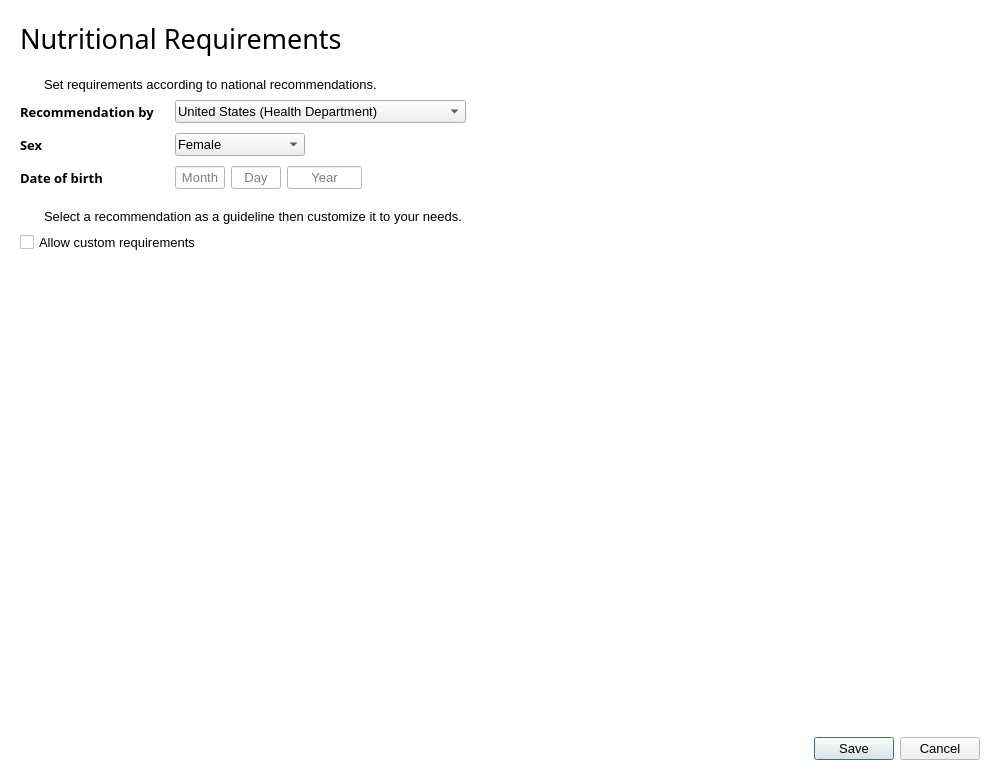
<?xml version="1.0" encoding="UTF-8"?>
<ui version="4.0">
 <class>RequirementsWindow</class>
 <widget class="QDialog" name="RequirementsWindow">
  <property name="geometry">
   <rect>
    <x>0</x>
    <y>0</y>
    <width>1000</width>
    <height>780</height>
   </rect>
  </property>
  <property name="maximumSize">
   <size>
    <width>1600</width>
    <height>16777215</height>
   </size>
  </property>
  <property name="palette">
   <palette>
    <active>
     <colorrole role="Base">
      <brush brushstyle="SolidPattern">
       <color alpha="255">
        <red>255</red>
        <green>255</green>
        <blue>255</blue>
       </color>
      </brush>
     </colorrole>
     <colorrole role="Window">
      <brush brushstyle="SolidPattern">
       <color alpha="255">
        <red>255</red>
        <green>255</green>
        <blue>255</blue>
       </color>
      </brush>
     </colorrole>
    </active>
    <inactive>
     <colorrole role="Base">
      <brush brushstyle="SolidPattern">
       <color alpha="255">
        <red>255</red>
        <green>255</green>
        <blue>255</blue>
       </color>
      </brush>
     </colorrole>
     <colorrole role="Window">
      <brush brushstyle="SolidPattern">
       <color alpha="255">
        <red>255</red>
        <green>255</green>
        <blue>255</blue>
       </color>
      </brush>
     </colorrole>
    </inactive>
    <disabled>
     <colorrole role="Base">
      <brush brushstyle="SolidPattern">
       <color alpha="255">
        <red>255</red>
        <green>255</green>
        <blue>255</blue>
       </color>
      </brush>
     </colorrole>
     <colorrole role="Window">
      <brush brushstyle="SolidPattern">
       <color alpha="255">
        <red>255</red>
        <green>255</green>
        <blue>255</blue>
       </color>
      </brush>
     </colorrole>
    </disabled>
   </palette>
  </property>
  <property name="font">
   <font>
    <family>Segoe UI</family>
    <pointsize>10</pointsize>
   </font>
  </property>
  <property name="windowTitle">
   <string>Nutritional Requirements</string>
  </property>
  <property name="windowIcon">
   <iconset>
    <normaloff>images/icon_trimmed.png</normaloff>images/icon_trimmed.png</iconset>
  </property>
  <layout class="QVBoxLayout" name="verticalLayout_3">
   <property name="spacing">
    <number>20</number>
   </property>
   <property name="leftMargin">
    <number>20</number>
   </property>
   <property name="topMargin">
    <number>20</number>
   </property>
   <property name="rightMargin">
    <number>20</number>
   </property>
   <property name="bottomMargin">
    <number>20</number>
   </property>
   <item>
    <widget class="QLabel" name="label">
     <property name="font">
      <font>
       <family>Segoe UI Semilight</family>
       <pointsize>20</pointsize>
       <weight>50</weight>
       <bold>false</bold>
      </font>
     </property>
     <property name="text">
      <string>Nutritional Requirements</string>
     </property>
     <property name="margin">
      <number>0</number>
     </property>
    </widget>
   </item>
   <item>
    <layout class="QVBoxLayout" name="verticalLayout">
     <property name="spacing">
      <number>8</number>
     </property>
     <item>
      <layout class="QHBoxLayout" name="horizontalLayout_3">
       <property name="spacing">
        <number>4</number>
       </property>
       <item>
        <widget class="QLabel" name="label_4">
         <property name="maximumSize">
          <size>
           <width>20</width>
           <height>20</height>
          </size>
         </property>
         <property name="text">
          <string/>
         </property>
         <property name="pixmap">
          <pixmap>images/person-outline.png</pixmap>
         </property>
         <property name="scaledContents">
          <bool>true</bool>
         </property>
        </widget>
       </item>
       <item>
        <widget class="QLabel" name="label_2">
         <property name="text">
          <string>Set requirements according to national recommendations.</string>
         </property>
         <property name="scaledContents">
          <bool>false</bool>
         </property>
         <property name="alignment">
          <set>Qt::AlignLeading|Qt::AlignLeft|Qt::AlignVCenter</set>
         </property>
        </widget>
       </item>
      </layout>
     </item>
     <item>
      <layout class="QFormLayout" name="formLayout">
       <property name="fieldGrowthPolicy">
        <enum>QFormLayout::ExpandingFieldsGrow</enum>
       </property>
       <property name="horizontalSpacing">
        <number>20</number>
       </property>
       <property name="verticalSpacing">
        <number>10</number>
       </property>
       <item row="0" column="0">
        <widget class="QLabel" name="req_label">
         <property name="palette">
          <palette>
           <active>
            <colorrole role="WindowText">
             <brush brushstyle="SolidPattern">
              <color alpha="255">
               <red>0</red>
               <green>0</green>
               <blue>0</blue>
              </color>
             </brush>
            </colorrole>
           </active>
           <inactive>
            <colorrole role="WindowText">
             <brush brushstyle="SolidPattern">
              <color alpha="255">
               <red>0</red>
               <green>0</green>
               <blue>0</blue>
              </color>
             </brush>
            </colorrole>
           </inactive>
           <disabled>
            <colorrole role="WindowText">
             <brush brushstyle="SolidPattern">
              <color alpha="255">
               <red>120</red>
               <green>120</green>
               <blue>120</blue>
              </color>
             </brush>
            </colorrole>
           </disabled>
          </palette>
         </property>
         <property name="font">
          <font>
           <family>Segoe UI Semibold</family>
           <pointsize>10</pointsize>
           <weight>75</weight>
           <bold>true</bold>
          </font>
         </property>
         <property name="text">
          <string>Recommendation by</string>
         </property>
        </widget>
       </item>
       <item row="0" column="1">
        <widget class="QComboBox" name="req_edit">
         <property name="sizePolicy">
          <sizepolicy hsizetype="Fixed" vsizetype="Fixed">
           <horstretch>0</horstretch>
           <verstretch>0</verstretch>
          </sizepolicy>
         </property>
         <property name="minimumSize">
          <size>
           <width>0</width>
           <height>0</height>
          </size>
         </property>
         <property name="font">
          <font>
           <family>Segoe UI</family>
           <pointsize>10</pointsize>
          </font>
         </property>
         <property name="mouseTracking">
          <bool>false</bool>
         </property>
         <property name="focusPolicy">
          <enum>Qt::TabFocus</enum>
         </property>
         <property name="styleSheet">
          <string notr="true">QComboBox {
    padding: 2px 0px 2px 2px;
}

QListView{
	outline: none;
}

QListView::item:selected {
	color: black;
	background-color: rgb(204, 232, 255);
}

QListView::item {
	min-height: 28px;
}
</string>
         </property>
         <property name="currentText">
          <string>United States (Health Department)</string>
         </property>
         <property name="frame">
          <bool>true</bool>
         </property>
         <item>
          <property name="text">
           <string>United States (Health Department)</string>
          </property>
         </item>
         <item>
          <property name="text">
           <string>European Union (Food Safety Authority)</string>
          </property>
         </item>
         <item>
          <property name="text">
           <string>Japan (Ministry of Health, Labour and Welfare)</string>
          </property>
         </item>
        </widget>
       </item>
       <item row="1" column="0">
        <widget class="QLabel" name="sex_label">
         <property name="palette">
          <palette>
           <active>
            <colorrole role="WindowText">
             <brush brushstyle="SolidPattern">
              <color alpha="255">
               <red>0</red>
               <green>0</green>
               <blue>0</blue>
              </color>
             </brush>
            </colorrole>
           </active>
           <inactive>
            <colorrole role="WindowText">
             <brush brushstyle="SolidPattern">
              <color alpha="255">
               <red>0</red>
               <green>0</green>
               <blue>0</blue>
              </color>
             </brush>
            </colorrole>
           </inactive>
           <disabled>
            <colorrole role="WindowText">
             <brush brushstyle="SolidPattern">
              <color alpha="255">
               <red>120</red>
               <green>120</green>
               <blue>120</blue>
              </color>
             </brush>
            </colorrole>
           </disabled>
          </palette>
         </property>
         <property name="font">
          <font>
           <family>Segoe UI Semibold</family>
           <pointsize>10</pointsize>
           <weight>75</weight>
           <bold>true</bold>
          </font>
         </property>
         <property name="text">
          <string>Sex</string>
         </property>
        </widget>
       </item>
       <item row="1" column="1">
        <widget class="QComboBox" name="sex_edit">
         <property name="enabled">
          <bool>true</bool>
         </property>
         <property name="sizePolicy">
          <sizepolicy hsizetype="Fixed" vsizetype="Fixed">
           <horstretch>0</horstretch>
           <verstretch>0</verstretch>
          </sizepolicy>
         </property>
         <property name="minimumSize">
          <size>
           <width>130</width>
           <height>0</height>
          </size>
         </property>
         <property name="font">
          <font>
           <family>Segoe UI</family>
           <pointsize>10</pointsize>
          </font>
         </property>
         <property name="focusPolicy">
          <enum>Qt::TabFocus</enum>
         </property>
         <property name="styleSheet">
          <string notr="true">QComboBox {
    padding: 2px 0px 2px 2px;
}

QListView{
	outline: none;
}

QListView::item:selected {
	color: black;
	background-color: rgb(204, 232, 255);
}

QListView::item {
	min-height: 28px;
}
</string>
         </property>
         <item>
          <property name="text">
           <string>Female</string>
          </property>
         </item>
         <item>
          <property name="text">
           <string>Female, lactating</string>
          </property>
         </item>
         <item>
          <property name="text">
           <string>Female, pregnant</string>
          </property>
         </item>
         <item>
          <property name="text">
           <string>Male</string>
          </property>
         </item>
        </widget>
       </item>
       <item row="2" column="0">
        <widget class="QLabel" name="birth_label">
         <property name="palette">
          <palette>
           <active>
            <colorrole role="WindowText">
             <brush brushstyle="SolidPattern">
              <color alpha="255">
               <red>0</red>
               <green>0</green>
               <blue>0</blue>
              </color>
             </brush>
            </colorrole>
           </active>
           <inactive>
            <colorrole role="WindowText">
             <brush brushstyle="SolidPattern">
              <color alpha="255">
               <red>0</red>
               <green>0</green>
               <blue>0</blue>
              </color>
             </brush>
            </colorrole>
           </inactive>
           <disabled>
            <colorrole role="WindowText">
             <brush brushstyle="SolidPattern">
              <color alpha="255">
               <red>120</red>
               <green>120</green>
               <blue>120</blue>
              </color>
             </brush>
            </colorrole>
           </disabled>
          </palette>
         </property>
         <property name="font">
          <font>
           <family>Segoe UI Semibold</family>
           <pointsize>10</pointsize>
           <weight>75</weight>
           <bold>true</bold>
          </font>
         </property>
         <property name="text">
          <string>Date of birth</string>
         </property>
        </widget>
       </item>
       <item row="2" column="1">
        <layout class="QHBoxLayout" name="horizontalLayout_4">
         <property name="spacing">
          <number>6</number>
         </property>
         <property name="sizeConstraint">
          <enum>QLayout::SetFixedSize</enum>
         </property>
         <item>
          <widget class="QLineEdit" name="mon_edit">
           <property name="sizePolicy">
            <sizepolicy hsizetype="Fixed" vsizetype="Fixed">
             <horstretch>0</horstretch>
             <verstretch>0</verstretch>
            </sizepolicy>
           </property>
           <property name="maximumSize">
            <size>
             <width>50</width>
             <height>16777215</height>
            </size>
           </property>
           <property name="focusPolicy">
            <enum>Qt::StrongFocus</enum>
           </property>
           <property name="alignment">
            <set>Qt::AlignCenter</set>
           </property>
           <property name="placeholderText">
            <string>Month</string>
           </property>
          </widget>
         </item>
         <item>
          <widget class="QLineEdit" name="day_edit">
           <property name="sizePolicy">
            <sizepolicy hsizetype="Fixed" vsizetype="Fixed">
             <horstretch>0</horstretch>
             <verstretch>0</verstretch>
            </sizepolicy>
           </property>
           <property name="maximumSize">
            <size>
             <width>50</width>
             <height>16777215</height>
            </size>
           </property>
           <property name="focusPolicy">
            <enum>Qt::StrongFocus</enum>
           </property>
           <property name="alignment">
            <set>Qt::AlignCenter</set>
           </property>
           <property name="placeholderText">
            <string>Day</string>
           </property>
          </widget>
         </item>
         <item>
          <widget class="QLineEdit" name="year_edit">
           <property name="sizePolicy">
            <sizepolicy hsizetype="Fixed" vsizetype="Fixed">
             <horstretch>0</horstretch>
             <verstretch>0</verstretch>
            </sizepolicy>
           </property>
           <property name="maximumSize">
            <size>
             <width>75</width>
             <height>16777215</height>
            </size>
           </property>
           <property name="focusPolicy">
            <enum>Qt::StrongFocus</enum>
           </property>
           <property name="alignment">
            <set>Qt::AlignCenter</set>
           </property>
           <property name="placeholderText">
            <string>Year</string>
           </property>
          </widget>
         </item>
        </layout>
       </item>
      </layout>
     </item>
    </layout>
   </item>
   <item>
    <layout class="QVBoxLayout" name="verticalLayout_2">
     <property name="spacing">
      <number>8</number>
     </property>
     <item>
      <layout class="QHBoxLayout" name="horizontalLayout_2">
       <property name="spacing">
        <number>4</number>
       </property>
       <item>
        <widget class="QLabel" name="label_5">
         <property name="maximumSize">
          <size>
           <width>20</width>
           <height>20</height>
          </size>
         </property>
         <property name="text">
          <string/>
         </property>
         <property name="pixmap">
          <pixmap>images/info-outline.svg</pixmap>
         </property>
         <property name="scaledContents">
          <bool>true</bool>
         </property>
        </widget>
       </item>
       <item>
        <widget class="QLabel" name="label_9">
         <property name="text">
          <string>Select a recommendation as a guideline then customize it to your needs.</string>
         </property>
         <property name="alignment">
          <set>Qt::AlignLeading|Qt::AlignLeft|Qt::AlignVCenter</set>
         </property>
        </widget>
       </item>
      </layout>
     </item>
     <item>
      <widget class="QCheckBox" name="cust_edit">
       <property name="text">
        <string>Allow custom requirements</string>
       </property>
      </widget>
     </item>
    </layout>
   </item>
   <item>
    <layout class="QHBoxLayout" name="horizontalLayout">
     <item>
      <widget class="QTableView" name="macro_view">
       <property name="maximumSize">
        <size>
         <width>450</width>
         <height>16777215</height>
        </size>
       </property>
       <property name="font">
        <font>
         <family>Segoe UI</family>
         <pointsize>10</pointsize>
        </font>
       </property>
       <property name="focusPolicy">
        <enum>Qt::NoFocus</enum>
       </property>
       <property name="styleSheet">
        <string notr="true">QHeaderView::section{
	background-color: white;
	border: 0px;
}

QTableView {
	alternate-background-color: rgb(247, 247, 247);
}</string>
       </property>
       <property name="frameShape">
        <enum>QFrame::NoFrame</enum>
       </property>
       <property name="alternatingRowColors">
        <bool>true</bool>
       </property>
       <property name="selectionMode">
        <enum>QAbstractItemView::ExtendedSelection</enum>
       </property>
       <property name="showGrid">
        <bool>false</bool>
       </property>
       <attribute name="verticalHeaderVisible">
        <bool>false</bool>
       </attribute>
      </widget>
     </item>
     <item>
      <widget class="QTableView" name="vit_view">
       <property name="maximumSize">
        <size>
         <width>450</width>
         <height>16777215</height>
        </size>
       </property>
       <property name="font">
        <font>
         <family>Segoe UI</family>
         <pointsize>10</pointsize>
        </font>
       </property>
       <property name="focusPolicy">
        <enum>Qt::NoFocus</enum>
       </property>
       <property name="styleSheet">
        <string notr="true">QHeaderView::section{
	background-color: white;
	border: 0px;
}

QTableView {
	alternate-background-color: rgb(247, 247, 247);
}</string>
       </property>
       <property name="frameShape">
        <enum>QFrame::NoFrame</enum>
       </property>
       <property name="alternatingRowColors">
        <bool>true</bool>
       </property>
       <property name="selectionMode">
        <enum>QAbstractItemView::ExtendedSelection</enum>
       </property>
       <property name="showGrid">
        <bool>false</bool>
       </property>
       <attribute name="verticalHeaderVisible">
        <bool>false</bool>
       </attribute>
      </widget>
     </item>
     <item>
      <widget class="QTableView" name="mineral_view">
       <property name="maximumSize">
        <size>
         <width>450</width>
         <height>16777215</height>
        </size>
       </property>
       <property name="font">
        <font>
         <family>Segoe UI</family>
         <pointsize>10</pointsize>
        </font>
       </property>
       <property name="focusPolicy">
        <enum>Qt::NoFocus</enum>
       </property>
       <property name="styleSheet">
        <string notr="true">QHeaderView::section{
	background-color: white;
	border: 0px;
}

QTableView {
	alternate-background-color: rgb(247, 247, 247);
}</string>
       </property>
       <property name="frameShape">
        <enum>QFrame::NoFrame</enum>
       </property>
       <property name="alternatingRowColors">
        <bool>true</bool>
       </property>
       <property name="selectionMode">
        <enum>QAbstractItemView::ExtendedSelection</enum>
       </property>
       <property name="showGrid">
        <bool>false</bool>
       </property>
       <attribute name="verticalHeaderVisible">
        <bool>false</bool>
       </attribute>
      </widget>
     </item>
    </layout>
   </item>
   <item>
    <widget class="QDialogButtonBox" name="buttonBox">
     <property name="standardButtons">
      <set>QDialogButtonBox::Cancel|QDialogButtonBox::Save</set>
     </property>
     <property name="centerButtons">
      <bool>false</bool>
     </property>
    </widget>
   </item>
  </layout>
 </widget>
 <tabstops>
  <tabstop>req_edit</tabstop>
  <tabstop>sex_edit</tabstop>
  <tabstop>mon_edit</tabstop>
  <tabstop>day_edit</tabstop>
  <tabstop>year_edit</tabstop>
  <tabstop>cust_edit</tabstop>
 </tabstops>
 <resources/>
 <connections/>
</ui>
